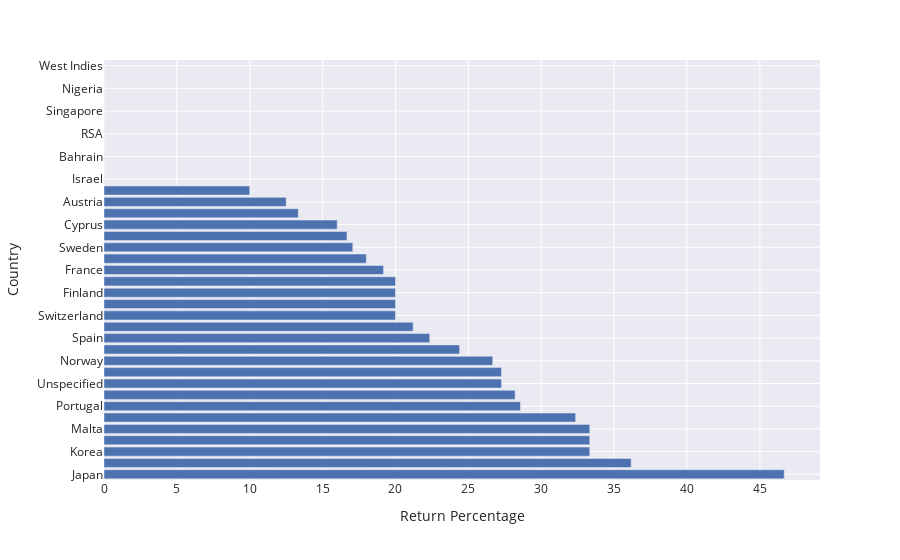

Notebook cell for this chart:
### Code cell
# percentage of return per country
returns_by_country = df[df['Cancelled'] == True].groupby('Country')['Invoice'].nunique().reset_index(name='Returns')
returns_by_country = returns_by_country.merge(country_transactions, on='Country')
returns_by_country['Return Percentage'] = round(((returns_by_country['Returns'] / returns_by_country['Invoice']) * 100), 2)
rbc = returns_by_country.sort_values(by='Return Percentage', ascending=False)
fig = px.bar(rbc, x = 'Return Percentage', y = 'Country', template='seaborn')
fig.show()

### Figure 1 — Plotly figure (JSON) as saved in the notebook; plotly's stock layout.template omitted (floating-point values rounded to 4 significant figures)
{"data": [{"alignmentgroup": "True", "hovertemplate": "Return Percentage=%{x}<br>Country=%{y}<extra></extra>", "legendgroup": "", "marker": {"color": "rgb(76,114,176)", "pattern": {"shape": ""}}, "name": "", "offsetgroup": "", "orientation": "h", "showlegend": false, "textposition": "auto", "type": "bar", "x": [46.67, 36.17, 33.33, 33.33, 33.33, 32.36, 28.57, 28.21, 27.27, 27.27, 26.67, 24.4, 22.35, 21.21, 20, 20, 20, 20, 19.18, 18, 17.07, 16.67, 16, 13.33, 12.5, 10, 0, 0, 0, 0, 0, 0, 0, 0, 0, 0, 0], "xaxis": "x", "y": ["Japan", "Channel Islands", "Korea", "Poland", "Malta", "Germany", "Portugal", "Italy", "Unspecified", "United Arab Emirates", "Norway", "EIRE", "Spain", "Denmark", "Switzerland", "Australia", "Finland", "Belgium", "France", "United Kingdom", "Sweden", "USA", "Cyprus", "Greece", "Austria", "Netherlands", "Israel", "Brazil", "Bahrain", "Thailand", "RSA", "Canada", "Singapore", "Iceland", "Nigeria", "Lithuania", "West Indies"], "yaxis": "y"}], "layout": {"barmode": "relative", "legend": {"tracegroupgap": 0}, "margin": {"t": 60}, "xaxis": {"anchor": "y", "domain": [0, 1], "title": {"text": "Return Percentage"}}, "yaxis": {"anchor": "x", "domain": [0, 1], "title": {"text": "Country"}}}}
